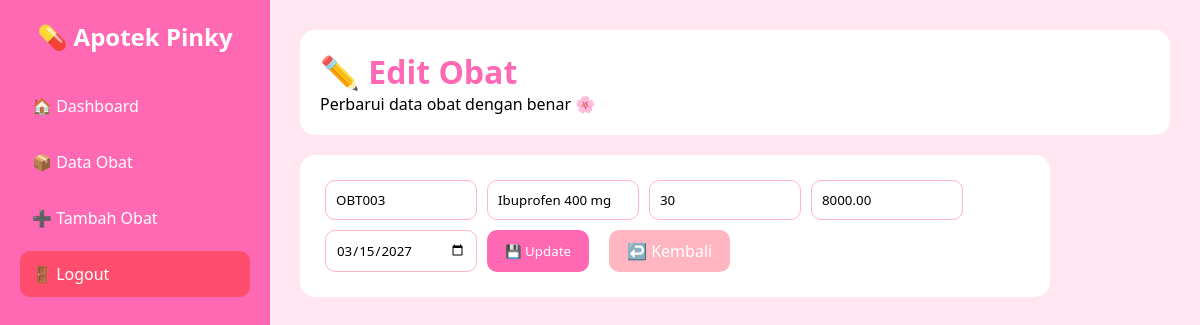
/pages/admin/edit.php?id=23 (signed in), run on the app's committed database.
### tables this page shows
CREATE TABLE `inventory_obat` (
  `id_obat` int(11) NOT NULL,
  `kode_obat` varchar(20) NOT NULL,
  `nama_obat` varchar(100) NOT NULL,
  `stock_obat` int(11) NOT NULL DEFAULT 0,
  `harga_obat` decimal(10,2) NOT NULL,
  `expired` date NOT NULL
);

### pages/admin/edit.php (the view, shortened to what this page needs)
<?php
include "../../config/koneksi.php";
$id = $_GET['id'];
$query = mysqli_query($conn, "SELECT * FROM inventory_obat WHERE id_obat='$id'");
$data = mysqli_fetch_assoc($query);
?>
<!DOCTYPE html>
<html lang="id">
<head>
    <link rel="stylesheet" href="../../assets/CSS/style.css">
</head>
<body>
<div class="sidebar">
    <h2>💊 Apotek Pinky</h2>
    <ul>
        <li><a href="dashboard.php">🏠 Dashboard</a></li>
        <li><a href="dataobat.php">📦 Data Obat</a></li>
        <li><a href="tambahobat.php">➕ Tambah Obat</a></li>
        <li><a href="logout.php" class="logout">🚪 Logout</a></li>
    </ul>
</div>
<div class="main">
    <header>
        <h1>✏️ Edit Obat</h1>
        <p>Perbarui data obat dengan benar 🌸</p>
    </header>
    <div class="form-box">
        <form method="POST">
            <input type="text" name="kode_obat" value="<?= $data['kode_obat']; ?>" required>
            <input type="text" name="nama_obat" value="<?= $data['nama_obat']; ?>" required>
            <input type="number" name="stock_obat" value="<?= $data['stock_obat']; ?>" required>
            <input type="number" name="harga_obat" value="<?= $data['harga_obat']; ?>" required>
            <input type="date" name="expired" value="<?= $data['expired']; ?>" required>
            <button type="submit" name="update">💾 Update</button>
            <a href="dataobat.php" class="btn-back">↩️ Kembali</a>
        </form>
    </div>
</div>
</body>
</html>

### assets/CSS/style.css (style rules this page uses)
* { margin: 0; padding: 0; font-family: 'Segoe UI', sans-serif; }
body { background: #ffe6f0; display: flex; }
.sidebar { width: 230px; background: #ff69b4; height: 100vh; padding: 20px; color: white; }
.sidebar h2 { text-align: center; margin-bottom: 30px; }
.sidebar ul { list-style: none; }
.sidebar ul li a { display: block; padding: 12px; color: white; text-decoration: none; border-radius: 10px; margin-bottom: 10px; }
.logout { background: #ff4d6d; }
.main { flex: 1; padding: 30px; }
header { background: white; padding: 20px; border-radius: 15px; margin-bottom: 20px; }
header h1 { color: #ff69b4; }
.form-box { background: white; padding: 25px; border-radius: 15px; max-width: 700px; }
.form-box form { display: flex; gap: 10px; flex-wrap: wrap; }
.form-box input { padding: 10px; border-radius: 10px; border: 1px solid #ffb6c1; width: 130px; }
.form-box button { background: #ff69b4; color: white; border: none; padding: 10px 18px; border-radius: 10px; cursor: pointer; }
.btn-back { background: #ffb6c1; color: white; padding: 10px 18px; border-radius: 10px; text-decoration: none; margin-left: 10px; }

### data on the page
inventory_obat: kode_obat "OBT003", nama_obat "Ibuprofen 400 mg", stock_obat "30", harga_obat "8000.00", expired "03/15/2027"
